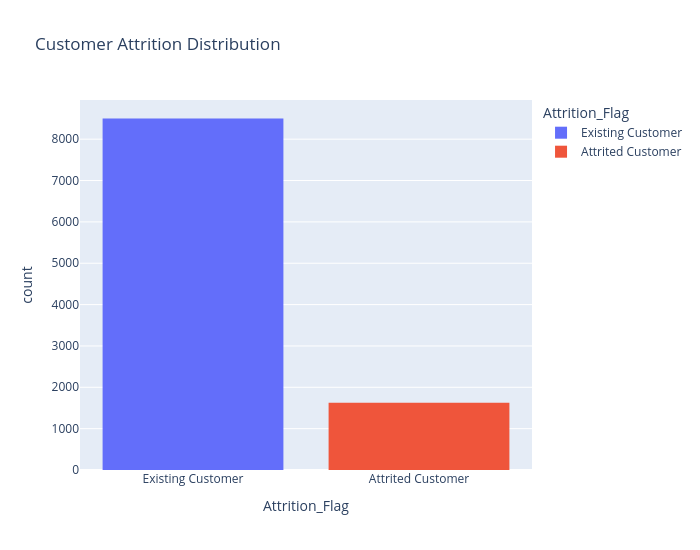

Notebook code cell kept with this figure:
### Code cell
fig= px.histogram (
    Bank_Churners_df,
    x= 'Attrition_Flag',
    title= ('Customer Attrition Distribution'),
    color= 'Attrition_Flag',
    width= 700,
    height= 550,
)
fig.show()

### Figure 1 — Plotly figure (JSON) as saved in the notebook; plotly's stock layout.template omitted (floating-point values rounded to 4 significant figures; data arrays with more than 128 entries replaced by an {"elided": "..."} marker saying what was removed)
{"data": [{"bingroup": "x", "hovertemplate": "Attrition_Flag=%{x}<br>count=%{y}<extra></extra>", "legendgroup": "Existing Customer", "marker": {"color": "#636efa", "pattern": {"shape": ""}}, "name": "Existing Customer", "orientation": "v", "showlegend": true, "type": "histogram", "x": {"elided": "8500 str values"}, "xaxis": "x", "yaxis": "y"}, {"bingroup": "x", "hovertemplate": "Attrition_Flag=%{x}<br>count=%{y}<extra></extra>", "legendgroup": "Attrited Customer", "marker": {"color": "#EF553B", "pattern": {"shape": ""}}, "name": "Attrited Customer", "orientation": "v", "showlegend": true, "type": "histogram", "x": {"elided": "1627 str values"}, "xaxis": "x", "yaxis": "y"}], "layout": {"barmode": "relative", "height": 550, "legend": {"title": {"text": "Attrition_Flag"}, "tracegroupgap": 0}, "title": {"text": "Customer Attrition Distribution"}, "width": 700, "xaxis": {"anchor": "y", "categoryarray": ["Existing Customer", "Attrited Customer"], "categoryorder": "array", "domain": [0, 1], "title": {"text": "Attrition_Flag"}}, "yaxis": {"anchor": "x", "domain": [0, 1], "title": {"text": "count"}}}}
